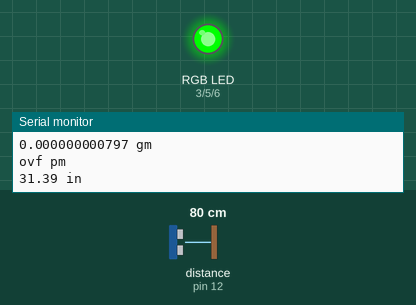
Simulated run of this sketch. Board: Arduino Uno, built with avr-gcc and run on an emulated ATmega328P. On the bench: an RGB LED mixed from three pins (HIGH = lit), the last lines printed to the serial monitor. Wiring (inferred from the names in the program): ultrasonic range finder: trigger pin 11; echo pin 12. The test bench sets the inputs (shaded band); at power-on: distance to the obstacle (sensor on pin 12) 80 cm. The echo pulse lasts 58.3 µs per cm; pins used as bus, display or sensor lines are not drawn.

Above: at 1.2 s.
1.3 s: distance to the obstacle (sensor on pin 12) set to 28 cm
4.3 s: distance to the obstacle (sensor on pin 12) set to 23 cm
At 5.3 s:
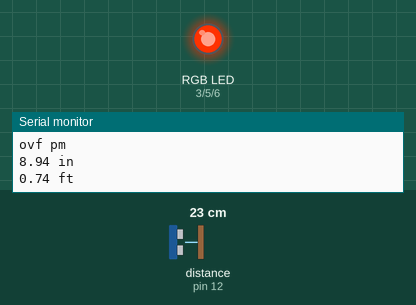
5.9 s: distance to the obstacle (sensor on pin 12) set to 7 cm
7.4 s: distance to the obstacle (sensor on pin 12) set to 4 cm
At 8.3 s:
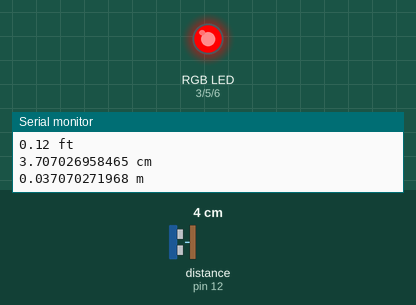
9.0 s: distance to the obstacle (sensor on pin 12) set to 120 cm
At 10.2 s:
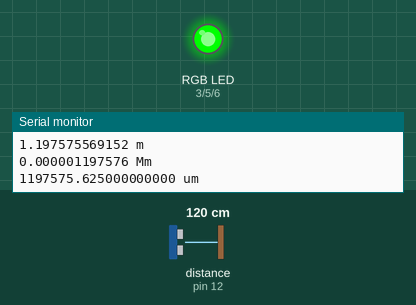
10.5 s: distance to the obstacle (sensor on pin 12) set to 2 cm
At 11.6 s:
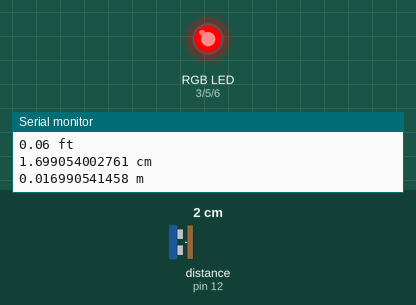
Timing chart, 0 to 13.2 s (numbered marks = the images above; inputs shaded):
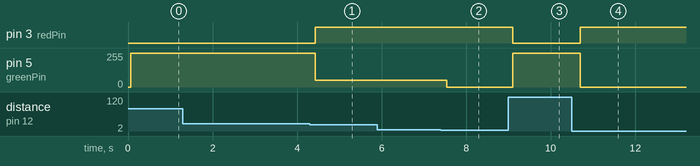

Measured:
- the behaviour switches between 26 and 25 cm on distance to the obstacle (sensor on pin 12) (found by bisection; images 0 and 1)
- the behaviour switches between 6 and 5 cm on distance to the obstacle (sensor on pin 12) (found by bisection; images 1 and 2)
- after the input at 4.3 s, pin 3 (redPin): LOW → HIGH after 0.13 s; pin 5 (greenPin): 255/255 → 50/255 after 0.13 s
- after the input at 7.4 s, pin 5 (greenPin): 50/255 → 0/255 after 0.15 s
- after the input at 9.0 s, pin 3 (redPin): HIGH → LOW after 0.10 s; pin 5 (greenPin): 0/255 → 255/255 after 0.10 s
- after the input at 10.5 s, pin 3 (redPin): LOW → HIGH after 0.20 s; pin 5 (greenPin): 255/255 → 0/255 after 0.20 s

The sketch:

COMP444_3B_DistanceSensor_ChangeUnits.ino
```cpp
const int trigPin = 11;
const int echoPin = 12;

const int redPin = 3;
const int greenPin = 5;
const int bluePin = 6;

float distance = 0;
float distanceFt = 0;
float distanceCm = 0;
float distancem = 0;
float distanceMm = 0;
float distanceum = 0;
float distanceGm = 0;
float distancePm = 0;

void setup() {
  Serial.begin(9600);

  pinMode(trigPin, OUTPUT);
  pinMode(echoPin, INPUT);

  pinMode(redPin, OUTPUT);
  pinMode(greenPin, OUTPUT);
  pinMode(bluePin, OUTPUT);
}

void loop() {
  distance = getDistance();
  distanceFt = distance / 12;
  distanceCm = distance * 2.54;
  distancem = distanceCm / 100;
  distanceMm = distancem * pow(10, -6);
  distanceum = distancem * pow(10, 6);
  distanceGm = distancem * pow(10, -9);
  distancePm = distancem * pow(10, 12);

  Serial.print(distance);
  Serial.println(" in");

  Serial.print(distanceFt);
  Serial.println(" ft");

  Serial.print(distanceCm, 12);
  Serial.println(" cm");

  Serial.print(distancem, 12);
  Serial.println(" m");

  Serial.print(distanceMm, 12);
  Serial.println(" Mm");

  Serial.print(distanceum, 12);
  Serial.println(" um");

  Serial.print(distanceGm, 12);
  Serial.println(" gm");

  Serial.print(distancePm, 12);
  Serial.println(" pm");

  if (distance <= 2) {
    analogWrite(redPin, 255);
    analogWrite(greenPin, 0);
    analogWrite(bluePin, 0);
  } else if (2 < distance && distance < 10) {
    analogWrite(redPin, 255);
    analogWrite(greenPin, 50);
    analogWrite(bluePin, 0);
  } else {
    analogWrite(redPin, 0);
    analogWrite(greenPin, 255);
    analogWrite(bluePin, 0);
  }

  delay(50);
}
//-----------------------------------------------------------
float getDistance() {
  float echoTime;
  float calculatedDistance;

  digitalWrite(trigPin, HIGH);
  delayMicroseconds(10);
  digitalWrite(trigPin, LOW);

  echoTime = pulseIn(echoPin, HIGH);
  calculatedDistance = echoTime / 148.0;

  return calculatedDistance;
}
```
